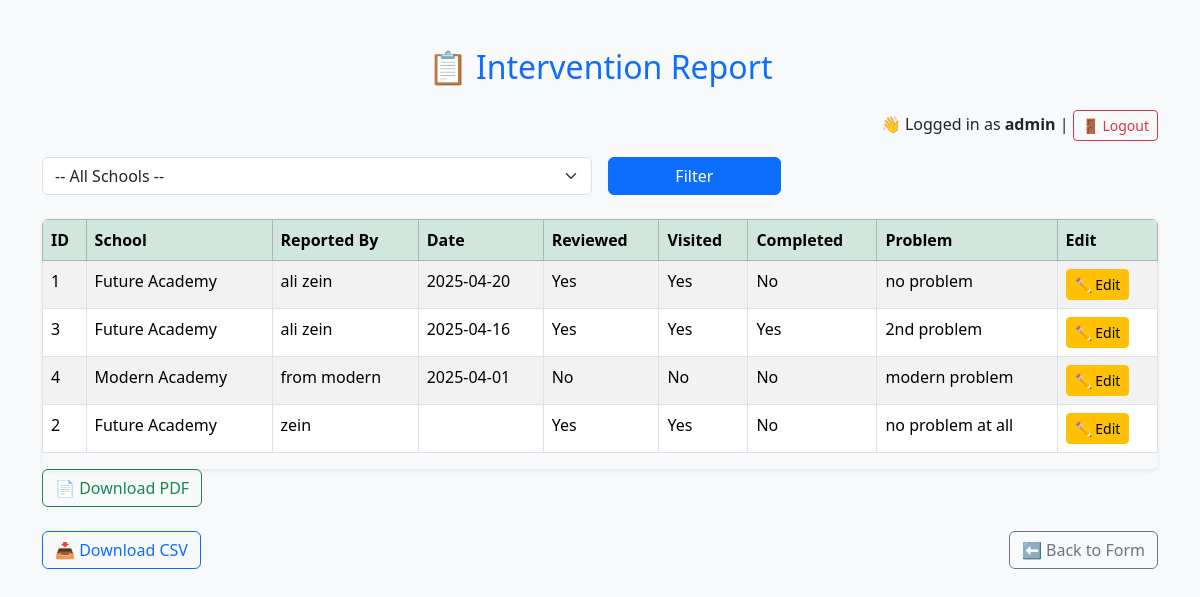
Page /report (signed in) on the earlier database version.
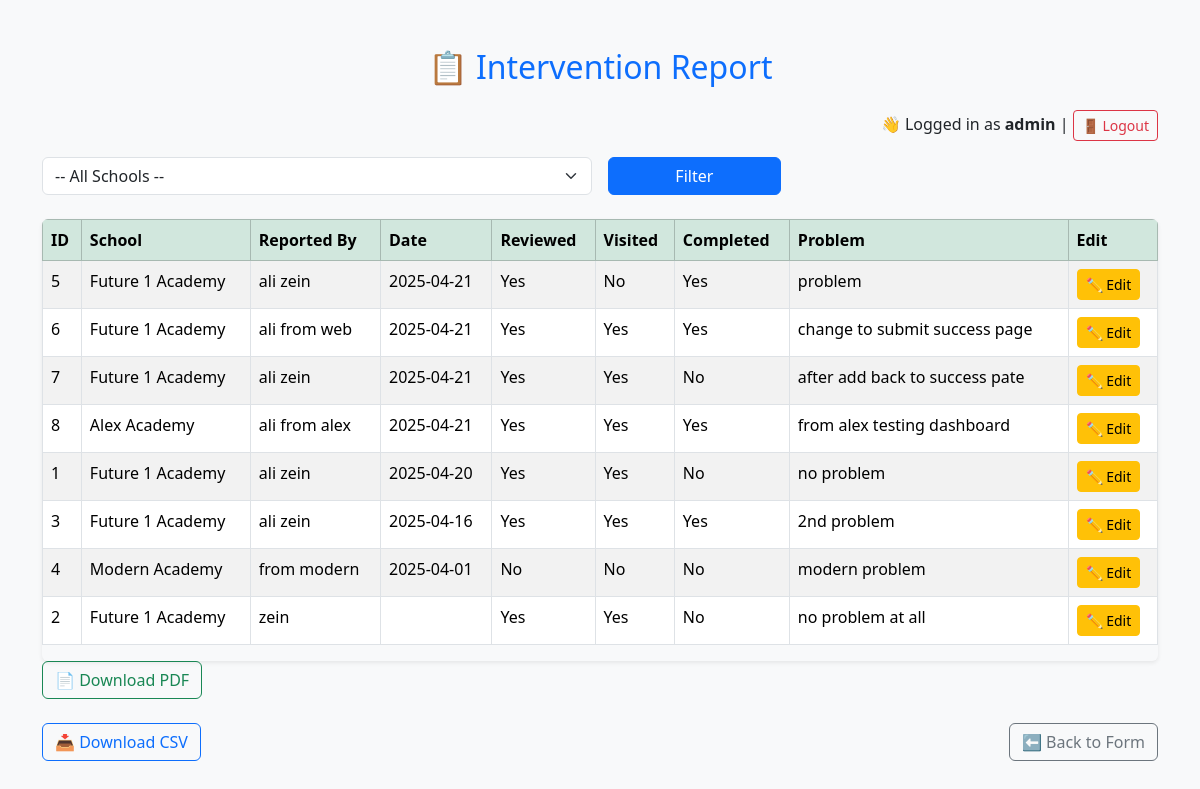
Same page on the later database version.
### tables this page shows
CREATE TABLE interventions (
    id INTEGER PRIMARY KEY AUTOINCREMENT,
    location_id INTEGER,
    reported_by TEXT,
    school_contact_person TEXT,
    problem_description TEXT,
    configuration_reviewed BOOLEAN,
    onsite_visit BOOLEAN,
    final_completed BOOLEAN,
    intervention_date DATE,
    FOREIGN KEY (location_id) REFERENCES locations(id)
);

CREATE TABLE locations (
    id INTEGER PRIMARY KEY AUTOINCREMENT,
    school_name TEXT NOT NULL,
    city TEXT,
    address TEXT
, city_id INTEGER);

### app.py (the view)
@app.route('/report', methods=['GET', 'POST'])
def report():
    if 'user' not in session:
        return redirect('/login')
    conn = sqlite3.connect('db/database.db')
    cursor = conn.cursor()
    cursor.execute("SELECT id, school_name FROM locations")
    schools = cursor.fetchall()
    selected_school = None
    if request.method == 'POST':
        selected_school = request.form.get('school_filter')
        cursor.execute('''
            SELECT i.id, l.school_name, i.reported_by, i.intervention_date,
                   i.configuration_reviewed, i.onsite_visit, i.final_completed,
                   i.problem_description
            FROM interventions i
            JOIN locations l ON i.location_id = l.id
            WHERE l.id = ?
            ORDER BY i.intervention_date DESC
        ''', (selected_school,))
    else:
        cursor.execute('''
            SELECT i.id, l.school_name, i.reported_by, i.intervention_date,
                   i.configuration_reviewed, i.onsite_visit, i.final_completed,
                   i.problem_description
            FROM interventions i
            JOIN locations l ON i.location_id = l.id
            ORDER BY i.intervention_date DESC
        ''')
    interventions = cursor.fetchall()
    conn.close()
    return render_template('report.html', interventions=interventions, schools=schools, selected_school=selected_school)

### templates/report.html (shortened to what this page needs)
<!DOCTYPE html>
<html>
<head>
    <link href="https://cdn.jsdelivr.net/npm/bootstrap@5.3.2/dist/css/bootstrap.min.css" rel="stylesheet">
</head>
<body class="bg-light">
    <div class="container mt-5">
        <h2 class="text-center text-primary mb-4">📋 Intervention Report</h2>
        {% if 'user' in session %}
        <p class="text-end">
            👋 Logged in as <strong>{{ session['user'] }}</strong>
            | <a href="/logout" class="btn btn-sm btn-outline-danger">🚪 Logout</a>
        </p>
        {% endif %}
        <form method="POST" class="row g-3 mb-4">
            <div class="col-md-6">
                <select name="school_filter" class="form-select">
                    <option value="">-- All Schools --</option>
                </select>
            </div>
            <div class="col-md-2">
                <button type="submit" class="btn btn-primary w-100">Filter</button>
            </div>
        </form>
        <div class="table-responsive shadow-sm rounded">
            <table class="table table-bordered table-striped table-hover">
                <thead class="table-success">
                    <tr>
                        <th>ID</th>
                        <th>School</th>
                        <th>Reported By</th>
                        <th>Date</th>
                        <th>Reviewed</th>
                        <th>Visited</th>
                        <th>Completed</th>
                        <th>Problem</th>
                        <th>Edit</th>
                    </tr>
                </thead>
                <tbody>
                    {% for i in interventions %}
                    <tr>
                        <td>{{ i[0] }}</td>
                        <td>{{ i[1] }}</td>
                        <td>{{ i[2] }}</td>
                        <td>{{ i[3] }}</td>
                        <td>{{ 'Yes' if i[4] else 'No' }}</td>
                        <td>{{ 'Yes' if i[5] else 'No' }}</td>
                        <td>{{ 'Yes' if i[6] else 'No' }}</td>
                        <td>{{ i[7] }}</td>
                        <td>
                            <a href="/edit_intervention/{{ i[0] }}" class="btn btn-sm btn-warning">✏️ Edit</a>
                        </td>
                    </tr>
                    {% endfor %}
                </tbody>
            </table>
        </div>
        <a href="/download_pdf" class="btn btn-outline-success">📄 Download PDF</a>
        <div class="mt-4 d-flex justify-content-between">
            <a href="/download_csv" class="btn btn-outline-primary">📥 Download CSV</a>
            <a href="/" class="btn btn-outline-secondary">⬅️ Back to Form</a>
        </div>
    </div>
</body>
</html>

Differences in the rows shown:
added interventions: id "5", school_name "Future 1 Academy", reported_by "ali zein", intervention_date "2025-04-21", configuration_reviewed "Yes", onsite_visit "No", final_completed "Yes", problem_description "problem"
added interventions: id "6", school_name "Future 1 Academy", reported_by "ali from web", intervention_date "2025-04-21", configuration_reviewed "Yes", onsite_visit "Yes", final_completed "Yes", problem_description "change to submit success page"
added interventions: id "7", school_name "Future 1 Academy", reported_by "ali zein", intervention_date "2025-04-21", configuration_reviewed "Yes", onsite_visit "Yes", final_completed "No", problem_description "after add back to success pate"
added interventions: id "8", school_name "Alex Academy", reported_by "ali from alex", intervention_date "2025-04-21", configuration_reviewed "Yes", onsite_visit "Yes", final_completed "Yes", problem_description "from alex testing dashboard"
changed through a linked row, interventions "no problem": school_name "Future Academy" → "Future 1 Academy"
changed through a linked row, interventions "2nd problem": school_name "Future Academy" → "Future 1 Academy"
changed through a linked row, interventions "zein": school_name "Future Academy" → "Future 1 Academy"
